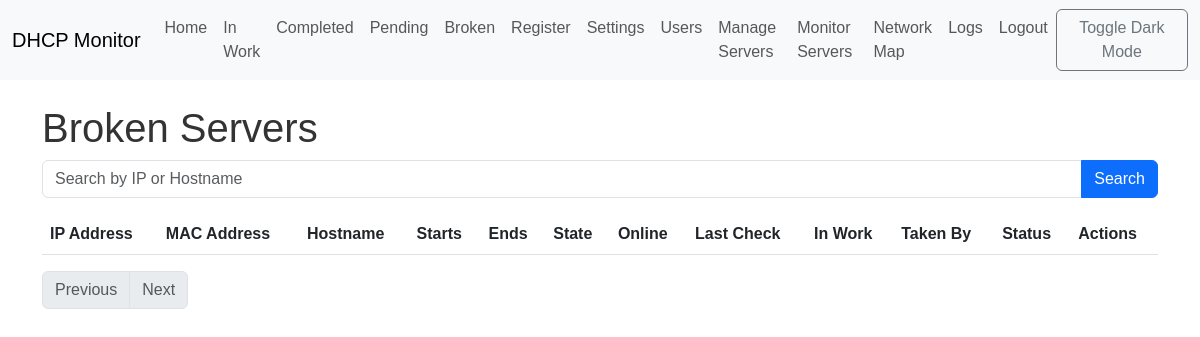
The page /broken (signed in) on the database as committed earlier.
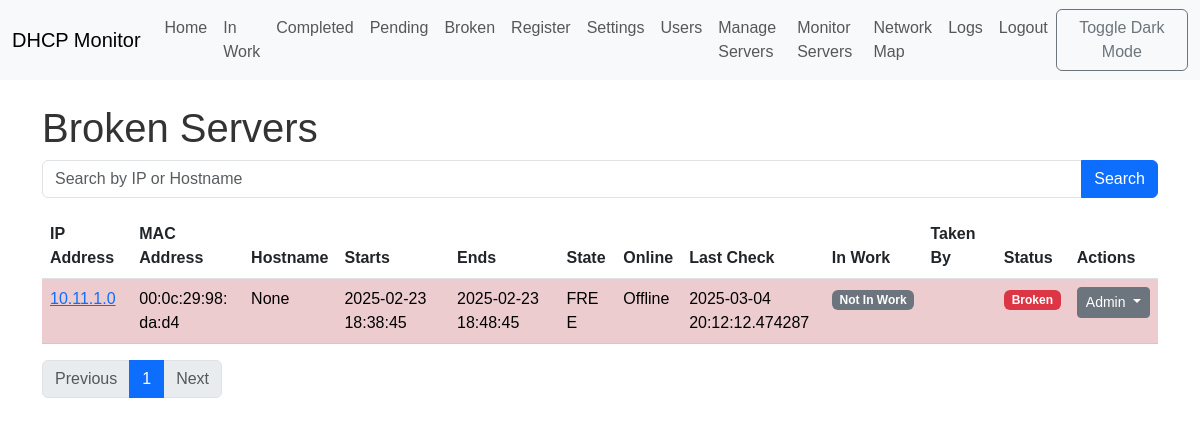
The same page on the database as committed later.
### app/models.py (models this page shows, shortened)
class Lease(db.Model):
    __tablename__ = 'leases'
    id = db.Column(db.Integer, primary_key=True)
    ip = db.Column(db.String(15), unique=True, index=True, nullable=False)
    mac = db.Column(db.String(17), index=True, nullable=False)
    hostname = db.Column(db.String(255), index=True)
    starts = db.Column(db.DateTime)
    ends = db.Column(db.DateTime)
    binding_state = db.Column(db.String(64), index=True, nullable=False)
    uid = db.Column(db.String(255))
    is_online = db.Column(db.Boolean, default=False)
    last_check = db.Column(db.DateTime)
    in_work = db.Column(db.Boolean, default=False)
    taken_by_id = db.Column(db.Integer, db.ForeignKey('users.id'), index=True)
    status = db.Column(
        db.Enum(LeaseStatus),
        nullable=False,
        server_default=LeaseStatus.ACTIVE
    )
    server_id = db.Column(db.Integer, db.ForeignKey('servers.id'))
    status_history = db.relationship(
        'LeaseStatusHistory',
        backref='lease_obj',
        lazy='dynamic',
        order_by='desc(LeaseStatusHistory.timestamp)',
        overlaps="status_history,lease_obj"  # <-- ДОБАВИТЬ overlaps
    )
    def get_web_interface_url(self):
        return f"http://{self.ip}:8080/admin"

### app/views.py (the view)
@main.route('/broken')
@login_required
def broken():
    if current_user.role != 'admin':
        flash('You do not have permission to access this page.', 'danger')
        return redirect(url_for('main.index'))
    search_query = request.args.get('q', '')
    page = request.args.get('page', 1, type=int)
    leases = get_filtered_leases(status=LeaseStatus.BROKEN, search_query=search_query, page=page)
    broken_count = Lease.query.filter(Lease.status == LeaseStatus.BROKEN).count()
    return render_template('broken.html', leases=leases, search_query=search_query, broken_count=broken_count)

### app/models.py (called while the page is built)
@login_manager.user_loader
def load_user(user_id):
    return User.query.get(int(user_id))

### app/views.py (called while the page is built)
def get_filtered_leases(status=None, search_query='', user_id=None, page=1, per_page=10):
    query = Lease.query
    if status:
        if isinstance(status, list):
            query = query.filter(Lease.status.in_(status))
        else:
            query = query.filter(Lease.status == status)
    if user_id:
        query = query.filter(Lease.taken_by_id == user_id)
    if search_query:
        query = query.filter(
            or_(Lease.ip.contains(search_query), Lease.hostname.contains(search_query))
        )
    return query.order_by(Lease.ip).paginate(page=page, per_page=per_page, error_out=False)

### app/templates/broken.html
{% extends "base.html" %}
{% block content %}
    <h1>Broken Servers</h1>
    <form action="{{ url_for('main.broken') }}" method="GET">
        <div class="input-group mb-3">
            <input type="text" class="form-control" placeholder="Search by IP or Hostname" name="q" value="{{ search_query }}">
            <button class="btn btn-primary" type="submit">Search</button>
        </div>
    </form>
    {% include 'leases_table.html' %}
    <nav>
        <ul class="pagination">
            {% if leases.has_prev %}
                <li class="page-item"><a class="page-link" href="{{ url_for('main.broken', page=leases.prev_num, q=search_query) }}">Previous</a></li>
            {% else %}
                <li class="page-item disabled"><a class="page-link" href="#">Previous</a></li>
            {% endif %}
            {% for page_num in leases.iter_pages() %}
                {% if page_num %}
                    {% if page_num == leases.page %}
                        <li class="page-item active"><a class="page-link" href="#">{{ page_num }}</a></li>
                    {% else %}
                        <li class="page-item"><a class="page-link" href="{{ url_for('main.broken', page=page_num, q=search_query) }}">{{ page_num }}</a></li>
                    {% endif %}
                {% else %}
                    <li class="page-item disabled"><a class="page-link" href="#">...</a></li>
                {% endif %}
            {% endfor %}
            {% if leases.has_next %}
                <li class="page-item"><a class="page-link" href="{{ url_for('main.broken', page=leases.next_num, q=search_query) }}">Next</a></li>
            {% else %}
                <li class="page-item disabled"><a class="page-link" href="#">Next</a></li>
            {% endif %}
        </ul>
    </nav>
{% endblock %}

### app/templates/leases_table.html (shortened to what this page needs)
<table class="table table-striped" id="leases-table" data-status="{{ request.path.split('/')[-1] }}" data-url="{{ url_for('main.update_table') }}" data-search-query="{{ search_query }}">
  <thead>
      <tr>
          <th>IP Address</th>
          <th>MAC Address</th>
          <th>Hostname</th>
          <th>Starts</th>
          <th>Ends</th>
          <th>State</th>
          <th>Online</th>
          <th>Last Check</th>
          <th>In Work</th>
          <th>Taken By</th>
          <th>Status</th>
          <th>Actions</th>
      </tr>
  </thead>
  <tbody>
      {% for lease in leases.items %}
      <tr class="{% if lease.status.value == 'in_work' %}table-warning{% elif lease.status.value == 'completed' %}table-success{% elif lease.status.value == 'broken' %}table-danger{% elif lease.status.value == 'pending' %}table-info{% elif lease.status.value == 'active' %}table-primary{% endif %}">
          <td>
              {% if lease.get_web_interface_url() %}
              <a href="{{ lease.get_web_interface_url() }}" target="_blank">{{ lease.ip }}</a>
              {% else %}
              {{ lease.ip }}
              {% endif %}
          </td>
          <td>{{ lease.mac }}</td>
          <td>{{ lease.hostname|d('N/A') }}</td>
          <td>{{ lease.starts|d('N/A') }}</td>
          <td>{{ lease.ends|d('N/A') }}</td>
          <td>{{ lease.binding_state }}</td>
          <td>{{ "Online" if lease.is_online else "Offline" }}</td>
          <td>{{ lease.last_check|d('N/A') }}</td>
          <td>
              {% if lease.in_work %}
              <span class="badge bg-warning">In Work</span>
              {% else %}
              <span class="badge bg-secondary">Not In Work</span>
              {% endif %}
          </td>
          <td>{{ lease.taken_user.username if lease.taken_user else '' }}</td>
         <td>
              {% if lease.status.value == 'completed' %}
              <span class="badge bg-success">Completed</span>
              {% elif lease.status.value == 'in_work' %}
              <span class="badge bg-warning">In Work</span>
              {% elif lease.status.value == 'broken' %}
              <span class="badge bg-danger">Broken</span>
              {% elif lease.status.value == 'pending' %}
              <span class="badge bg-info">Pending</span>
              {% elif lease.status.value == 'active' %}
              <span class="badge bg-primary">Active</span>
              {% else %}
              {{ lease.status.value }}
              {% endif %}
          </td>
          <td>
              {% if current_user.role == 'admin' %}
                  <div class="dropdown">
                      <button class="btn btn-sm btn-secondary dropdown-toggle" type="button" data-bs-toggle="dropdown">
                          Admin
                      </button>
                  </div>
              {% endif %}
          </td>
      </tr>
      {% endfor %}
  </tbody>
</table>

Rows that differ between the two databases and show on the page:
now on this page (row edited): Lease: ip "10.11.1.0", mac "00:0c:29:98:da:d4", hostname|d "None", starts|d "2025-02-23 18:38:45", ends|d "2025-02-23 18:48:45", binding_state "FREE", is_online "Offline", last_check|d "2025-03-04 20:12:12.474287", in_work "Not In Work", status "Broken"
Other text that changed with them:
new list line: "1"
